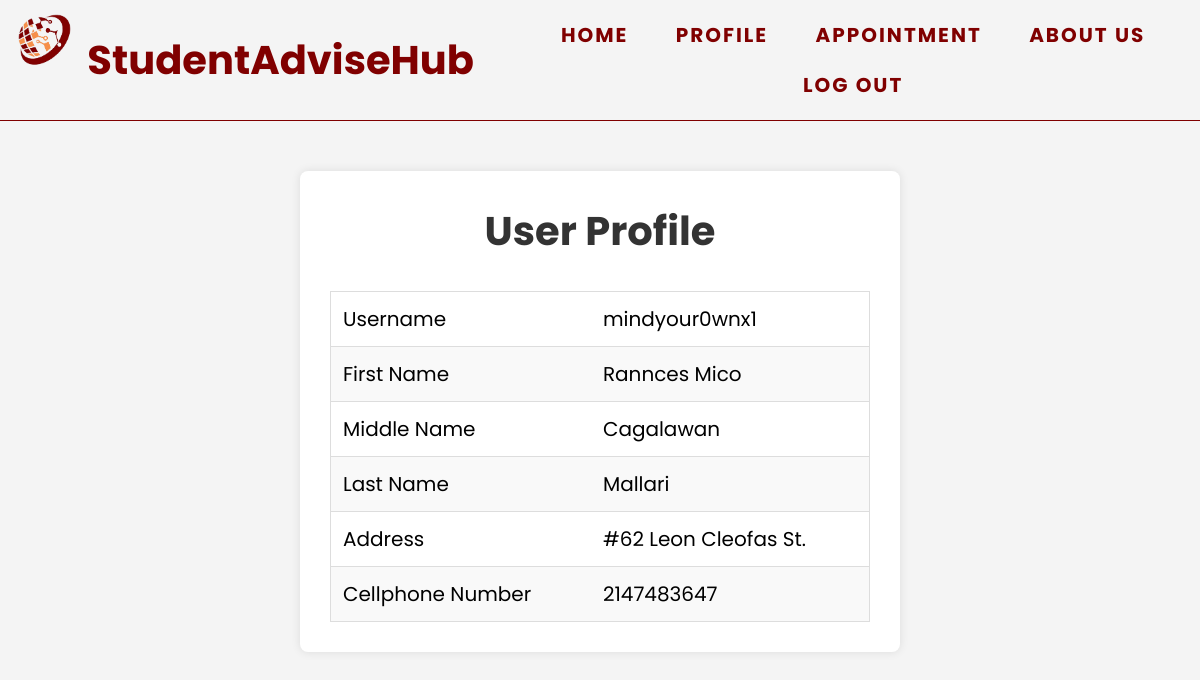
/profile1.php (signed in), run on the app's committed database.
### tables this page shows
CREATE TABLE `users` (
  `user_id` int(255) NOT NULL,
  `firstname` varchar(255) NOT NULL,
  `lastname` varchar(255) NOT NULL,
  `middlename` varchar(255) NOT NULL,
  `password` varchar(255) NOT NULL,
  `address` varchar(255) NOT NULL,
  `cellphone` int(255) NOT NULL,
  `student_number` varchar(255) NOT NULL,
  `username` varchar(255) NOT NULL,
  `role` varchar(255) NOT NULL,
  `professor_name` varchar(255) NOT NULL
);

### profile1.php (the view, shortened to what this page needs)
<?php
include 'connection.php';
$username = $_SESSION['username'];
$sql = "SELECT * FROM users WHERE username = '$username'";
$result = $conn->query($sql);
if ($result->num_rows == 1) {
    $userData = $result->fetch_assoc();
} else {
    echo "Error: User not found!";
    exit();
}
?>
<?php
if (isset($_SESSION['user_id'])) {
    ?>
<!DOCTYPE html>
<html lang="en">
<head>
    <link rel="stylesheet" href="stylein1.css">
</head>
<body>
    <div class="container">
        <div class="container" style="display: flex; justify-content: space-between; border-bottom: 1px solid #800000">
    <img src="./logo.png" alt="Icon" width="auto" height="80px" >
    <h1 style="width: 40%; align-self: center;">StudentAdviseHub</h1>
    <div id="navbar">
        <ul>
            <li><a href="./index.php">HOME</a></li>
            <li><a href="./profile1.php">PROFILE</a></li>
            <div class="dropdown">
            <li><a href="./appointment.php">APPOINTMENT</a></li>
            </div>
            <li><a href="./about.php">ABOUT US</a></li>
            <li><a href="./logout.php">LOG OUT</a></li>
        </ul>
    </div>
</div>
    <div class="container1">
        <h1>User Profile</h1>
        <table>
            <tr>
                <td>Username</td>
                <td><?php echo $userData['username']; ?></td>
            </tr>
            <tr>
                <td>First Name</td>
                <td><?php echo $userData['firstname']; ?></td>
            </tr>
            <tr>
                <td>Middle Name</td>
                <td><?php echo $userData['middlename']; ?></td>
            </tr>
            <tr>
                <td>Last Name</td>
                <td><?php echo $userData['lastname']; ?></td>
            </tr>
            <tr>
                <td>Address</td>
                <td><?php echo $userData['address']; ?></td>
            </tr>
            <tr>
                <td>Cellphone Number</td>
                <td><?php echo $userData['cellphone']; ?></td>
            </tr>
        </table>
    </div>
</body>
</html>
<?php }else {
	exit;
} ?>

### stylein1.css (style rules this page uses)
* { margin: 0; padding: 0; box-sizing: border-box; font-family: 'Poppins', sans-serif; }
body { font-size: 20px; background-color: whitesmoke; margin: 0; }
#navbar { padding: 10px; letter-spacing: 2px; display: flex; }
#navbar ul { text-align: center; }
#navbar li { display: inline-flex; padding-left: 10px; padding-right: 10px; }
#navbar li a { color: maroon; font-weight: bold; text-decoration: none; padding: 10px; }
.container h1 { color: maroon; }
.dropdown { position: relative; display: inline-block; }

### profile1.php (style rules this page uses)
body { font-family: Arial, sans-serif; background-color: #f4f4f4; margin: 0; padding: 0; }
.container1 { max-width: 600px; margin: 50px auto; background-color: #fff; padding: 30px; border-radius: 8px; box-shadow: 0 0 10px rgba(0, 0, 0, 0.1); }
.container1 h1 { text-align: center; margin-bottom: 30px; color: #333; }
.container1 table { width: 100%; border-collapse: collapse; border: 1px solid #ddd; }
.container1 th, td { padding: 12px; border-bottom: 1px solid #ddd; text-align: left; }
.container1 tr:nth-child(even) { background-color: #f9f9f9; }

### data on the page
users: username "mindyour0wnx1", firstname "Rannces Mico", middlename "Cagalawan", lastname "Mallari", address "#62 Leon Cleofas St.", cellphone "2147483647"
